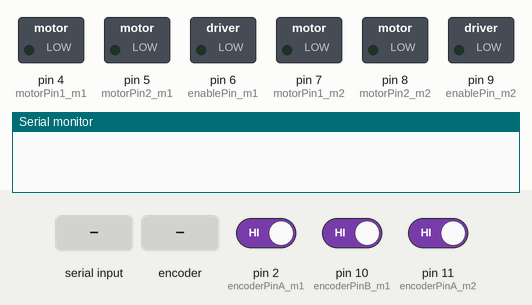
Recording of a sketch running on a simulated Arduino Uno, built with avr-gcc and run on an emulated ATmega328P. Parts: switched loads named in the sketch (green lamp = pin HIGH), the last lines printed to the serial monitor. Inputs (shaded band) come from the test bench; at power-on: pin 2 (encoderPinA_m1) HIGH, pin 10 (encoderPinB_m1) HIGH, pin 11 (encoderPinA_m2) HIGH.

Above: at 1.2 s.
1.3 s: "90;45\n" received over Serial
At 1.8 s:
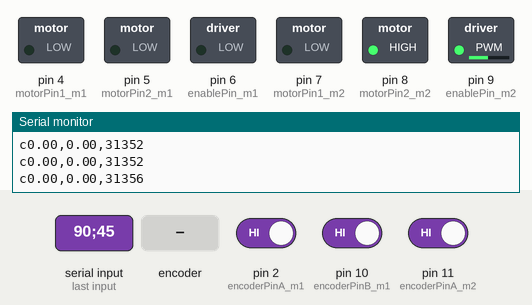
2.8 s: rotary encoder on pin 2 (encoderPinA_m1) / pin 10 (encoderPinB_m1) turned 3 steps (first pin leading)
At 3.8 s:
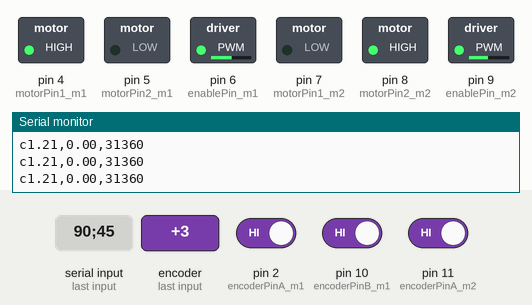
4.9 s: rotary encoder on pin 2 (encoderPinA_m1) / pin 10 (encoderPinB_m1) turned 2 steps (second pin leading)
At 5.9 s:
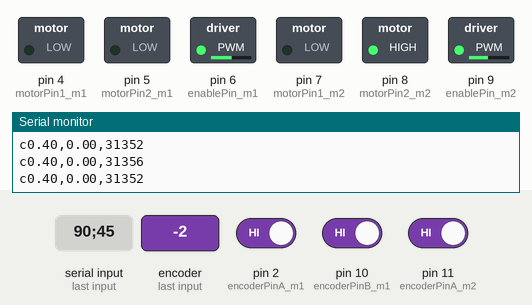
Timing chart, 0 to 7.9 s (numbered marks = the images above; inputs shaded):
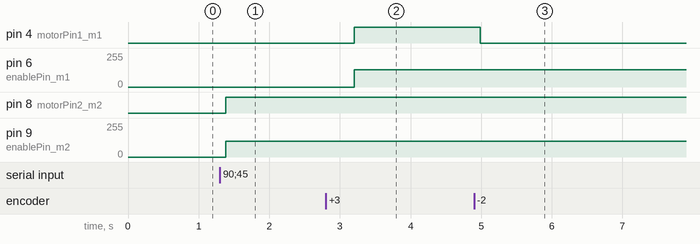

The sketch:

gendata.ino.ino
```cpp
// Communicaiton between Arduino and MATLAB
//   @author         Alejandro Granados
//   @organisation   King's College London
//   @module         Medical Robotics Hardware Development
//   @year           2023

// Global variables
int i = 0;                // counter
String matlabStr = "";    // receives the string from matlab, it is empty at first

// Variables for motor 1
const float PPR_m1 = 3575.0855; // Pulses per Revolution of outer shaft
const float GR_m1 = 297.924;  // Gear Ratio
const float CPR_m1 = 3;

// Variables for motor 2
const float PPR_m2 = 82.77; // Pulses per Revolution of outer shaft
const float GR_m2 = 298;  // Gear Ratio
const float CPR_m2 = 14;


// Variables for tracking encoder positions
volatile long counter_m1 = 0;
volatile long counter_m2 = 0;
int aLastState_m1;
int aLastState_m2;

// PID gains
float Kp = 50; // proportional gaind
float Kd = 3; // derivative gain
float Ki = 0; // integral gain

// Error values
float errorPositionInDegrees_prev_m1 = 0;
float errorPositionInDegrees_sum_m1 = 0;
float errorPositionInDegrees_prev_m2 = 0;
float errorPositionInDegrees_sum_m2 = 0;
int controllerOutput1 = 0;
int controllerOutput2 = 0;

// Time parameters
unsigned long currentTime;
unsigned long previousTime = 0;
unsigned long deltaT;

// Pins for reading encoders of motor 1 and 2
const int encoderPinA_m1 = 2;
const int encoderPinB_m1 = 10;
// const int encoderPinA_m2 = 3;
// const int encoderPinB_m2 = 11;
const int encoderPinA_m2 = 11; // pos: counterclockwise
const int encoderPinB_m2 = 3; // pos: counterclockwise

// Pins for setting the direction of motor 1 and 2
const int motorPin1_m1 = 4;
const int motorPin2_m1 = 5;
// const int motorPin1_m2 = 8;
// const int motorPin2_m2 = 7;
const int motorPin1_m2 = 7; // follow the new encoder setup
const int motorPin2_m2 = 8;

// Pins for setting the speed of rotation (Enable pin) of motors 1 and 2
const int enablePin_m1 = 6;
const int enablePin_m2 = 9;

// position
long encoderPosition1 = 0;
long encoderPosition2 = 0;
float currentPositionInDegrees_m2;
float currentPositionInDegrees_m1;

// Variables for matlab
bool readyToSend = false;
char c;                   // characters received from matlab
float demandPosition1 = 0.0;         // input1 from matlab
float demandPosition2 = 0.0;         // input2 from matlab


/* Initialisation function of Arduino */
void setup() {
  // configure serial communication speed
  Serial.begin(9600);

  // Setting interrupt pins as inputs
  pinMode(encoderPinA_m1, INPUT_PULLUP);
  pinMode(encoderPinB_m1, INPUT_PULLUP);
  pinMode(encoderPinA_m2, INPUT_PULLUP);
  pinMode(encoderPinB_m2, INPUT_PULLUP);

  // Set the motor control pins as output
  pinMode(motorPin1_m1, OUTPUT);
  pinMode(motorPin2_m1, OUTPUT);
  pinMode(enablePin_m1, OUTPUT);

  pinMode(motorPin1_m2, OUTPUT);
  pinMode(motorPin2_m2, OUTPUT);
  pinMode(enablePin_m2, OUTPUT);

  attachInterrupt(digitalPinToInterrupt(encoderPinA_m1), updateEncoder_m1, CHANGE);
  attachInterrupt(digitalPinToInterrupt(encoderPinA_m2), updateEncoder_m2, CHANGE);

  // Transform position in degrees and store in variable
  aLastState_m1 = digitalRead(encoderPinA_m1);
  aLastState_m2 = digitalRead(encoderPinA_m2);

}

/* Continuous loop function in Arduino */
void loop() {
  // First wait to receive data from matlab to arduino
  // if (readyToSend == false) {
    delay(30);

    if (readyToSend == false) {
      if (Serial.available()>0)       // is there anything received?
      {
        c = Serial.read();            // read characters
        matlabStr = matlabStr + c;    // append characters to string as these are received

        if (matlabStr.indexOf(";") != -1) // have we received a semi-colon (indicates end of command from matlab)?
        {
          readyToSend = true;

          // parse incomming data, e.g. C40.0,3.5;
          int posComma1 = matlabStr.indexOf(",");                     // position of comma in string
          demandPosition1 = matlabStr.substring(1, posComma1).toFloat();         // float from substring from character 1 to comma position
          int posEnd = matlabStr.indexOf(";");                        // position of last character
          demandPosition2 = matlabStr.substring(posComma1+1, posEnd).toFloat();  // float from substring from comma+1 to end-1
        }
      }
    }

    if (readyToSend) {
      currentPositionInDegrees_m1 = ((counter_m1 * 360)/ (CPR_m1 * GR_m1 * 2));
      currentPositionInDegrees_m2 = ((counter_m2 * 360)/ (CPR_m2 * GR_m2)); // new motor

      // resetting the degrees when it exceeds -+ 360
      if (currentPositionInDegrees_m1 >= 360.0 || currentPositionInDegrees_m1 <= -360.0) {
        counter_m1 -= ((GR_m1 * CPR_m1 *2) * ((int)(currentPositionInDegrees_m1 / 360)));
      };
      if (currentPositionInDegrees_m2 >= 360.0 || currentPositionInDegrees_m2 <= -360.0) {
        counter_m2 -= ((GR_m2 * CPR_m2 *2) * ((int)(currentPositionInDegrees_m2 / 360)));
      };

      // start time in microseconds
      currentTime = micros();
      deltaT = currentTime - previousTime;
      previousTime = currentTime;

      //
      //
      // Motor 1
      //
      // Calculate PID errors
      float errorPositionInDegrees_m1 = currentPositionInDegrees_m1 - demandPosition1;
      float errorPositionInDegrees_diff_m1 = (errorPositionInDegrees_m1 - errorPositionInDegrees_prev_m1)/deltaT;
      errorPositionInDegrees_sum_m1 += errorPositionInDegrees_m1;
      errorPositionInDegrees_prev_m1 = errorPositionInDegrees_m1;

      // PID terms
      float pOutput1 = errorPositionInDegrees_m1 * Kp;
      float dOutput1 = errorPositionInDegrees_diff_m1 * Kd;
      float iOutput1 = errorPositionInDegrees_sum_m1 * Ki * deltaT;

      // Sum PID
      controllerOutput1 = pOutput1 + dOutput1 + iOutput1;

      // Bound PID output
      if ((controllerOutput1 >= 0) && (controllerOutput1 < 130)) {
        controllerOutput1 = 130;
      } else if ((controllerOutput1 < 0) && (controllerOutput1 > -130)) {
        controllerOutput1 = -130;
      } else if (controllerOutput1 > 150) {
          controllerOutput1 = 150;
      } else if (controllerOutput1 < -150) {
          controllerOutput1 = -150;
      };

      //  If currentPosition near demandPosition, then stops the motor
      if (abs(errorPositionInDegrees_m1) < 1.0) {
        digitalWrite(motorPin1_m1, LOW);
        digitalWrite(motorPin2_m1, LOW);
      } else {
        // If PID output > 0: set motor to clockwise rotation by the speed of PID output
        if (errorPositionInDegrees_m1 > 1.0) {
          digitalWrite(motorPin1_m1, HIGH);
          digitalWrite(motorPin2_m1, LOW);
          analogWrite(enablePin_m1, controllerOutput1);
        } else {
          digitalWrite(motorPin1_m1, LOW);
          digitalWrite(motorPin2_m1, HIGH);
          analogWrite(enablePin_m1, -controllerOutput1);
        };
      };

      //
      //
      // Motor 2
      // Calculate PID errors
      float errorPositionInDegrees_m2 = currentPositionInDegrees_m2 - demandPosition2;
      float errorPositionInDegrees_diff_m2 = (errorPositionInDegrees_m2 - errorPositionInDegrees_prev_m2)/deltaT;
      errorPositionInDegrees_sum_m2 += errorPositionInDegrees_m2;
      errorPositionInDegrees_prev_m2 = errorPositionInDegrees_m2;

        // PID terms
      float pOutput2 = errorPositionInDegrees_m2 * Kp;
      float dOutput2 = errorPositionInDegrees_diff_m2 * Kd;
      float iOutput2 = errorPositionInDegrees_sum_m2 * Ki * deltaT;

        // Sum PID
      controllerOutput2 = pOutput2 + dOutput2 + iOutput2;

      // Bound PID output
      if ((controllerOutput2 >= 0) && (controllerOutput2 < 100)) {
        controllerOutput2 = 100;
      } else if ((controllerOutput2 < 0) && (controllerOutput2 > -100)) {
        controllerOutput2 = -100;
      } else if (controllerOutput2 > 120) {
          controllerOutput2 = 120;
      } else if (controllerOutput2 < -120) {
          controllerOutput2 = -120;
      };

      //  If currentPosition near demandPosition, then stops the motor
      if (abs(errorPositionInDegrees_m2) < 1.0) {
        digitalWrite(motorPin1_m2, LOW);
        digitalWrite(motorPin2_m2, LOW);
      } else {
        // If PID output > 0: set motor to clockwise rotation by the speed of PID output
        if (errorPositionInDegrees_m2 > 1.0) {
          digitalWrite(motorPin1_m2, HIGH);
          digitalWrite(motorPin2_m2, LOW);
          analogWrite(enablePin_m2, controllerOutput2);
        } else {
          digitalWrite(motorPin1_m2, LOW);
          digitalWrite(motorPin2_m2, HIGH);
          analogWrite(enablePin_m2, -controllerOutput2);
        };
      };

      if ((abs(errorPositionInDegrees_m1) < 0.5) && (abs(errorPositionInDegrees_m2) < 0.5)) {
        readyToSend = false;
        matlabStr = "";
      }


      // e.g. c1,100
      Serial.print("c");                          // command
      Serial.print(currentPositionInDegrees_m1);  // series 1
      Serial.print(",");                          // delimiter
      Serial.print(currentPositionInDegrees_m2);  // series 2
      Serial.print(",");
      Serial.print(deltaT);
      // Serial.print(val2*sin(i*val1/360.0));       // series 2
      Serial.write(13);                           // carriage return (CR)
      Serial.write(10);                           // new line (NL)
      // i += 1;
    }
     else {

    }
}


// Interrupt functions for tracking the encoder positions
void updateEncoder_m1() {
  // Code to update counter_m1 based on the state of the encoder pins
  // Read current states of channels A and B
  int aState = digitalRead(encoderPinA_m1);
  int bState = digitalRead(encoderPinB_m1);

  // Check if the state of channel A has changed
  if (aState != aLastState_m1) {
    // Determine the direction of rotation by comparing A and B states
    if (aState != bState) {
      counter_m1++;  // Clockwise rotation
    } else {
      counter_m1--;  // Counterclockwise rotation
    }
      // Update the last known state of channel A
    aLastState_m1 = aState;
  }

}

void updateEncoder_m2() {
  // Code to update counter_m2 based on the state of the encoder pins
    // Read current states of channels A and B
  int aState_m2 = digitalRead(encoderPinA_m2);
  int bState_m2 = digitalRead(encoderPinB_m2);

  // Check if the state of channel A has changed
  if (aState_m2 != aLastState_m2) {
    // Determine the direction of rotation by comparing A and B states
    if (aState_m2 != bState_m2) {
      counter_m2++;  // Clockwise rotation
    } else {
      counter_m2--;  // Counterclockwise rotation
    }
      // Update the last known state of channel A
    aLastState_m2 = aState_m2;
  }
}
```

Measured:
- after the input at 1.3 s, pin 8 (motorPin2_m2): LOW → HIGH after 0.08 s; pin 9 (enablePin_m2): 0/255 → 120/255 after 0.08 s
- after the input at 2.8 s, pin 4 (motorPin1_m1): LOW → HIGH after 0.40 s; pin 6 (enablePin_m1): 0/255 → 130/255 after 0.40 s
- after the input at 4.9 s, pin 4 (motorPin1_m1): HIGH → LOW after 0.09 s
